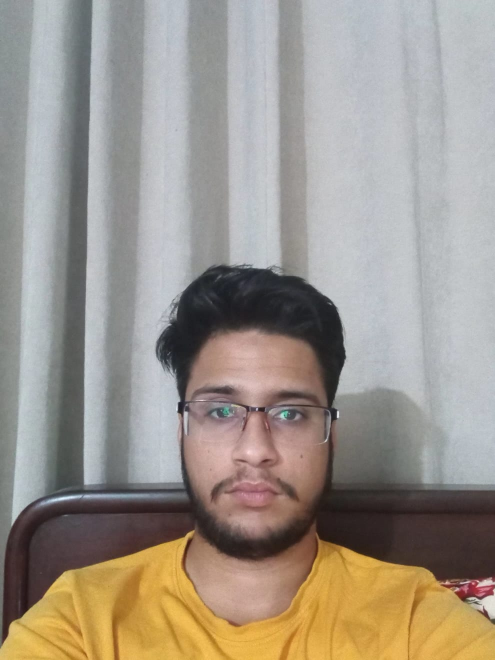
#> input picture new_wasif1.jpg, 990 x 1320 px, given in place of new_video8.mp4, which was not available (shown at 1/2 size)
$ python preprocessing_video3.py
#> lines starting #> are read from the running program, lines starting #| are printed output that depends on the picture; pictures that were not available may be replaced by others from this repository, and a replacement may not be noted
import cv2
import numpy as np

# ------------------------------------------------------------
# PREPROCESSING PIPELINE (DENOISE + CLAHE + GAMMA + SHARPEN)
# ------------------------------------------------------------
def preprocess_frame(frame):
    # 1. Light denoising
    denoised = cv2.fastNlMeansDenoisingColored(frame, None, 5, 5, 7, 21)

    # 2. CLAHE (Improves contrast)
    lab = cv2.cvtColor(denoised, cv2.COLOR_BGR2LAB)
    l, a, b = cv2.split(lab)
    clahe = cv2.createCLAHE(clipLimit=2.0, tileGridSize=(8,8))
    l2 = clahe.apply(l)
    lab2 = cv2.merge((l2, a, b))
    clahe_bgr = cv2.cvtColor(lab2, cv2.COLOR_LAB2BGR)

    # 3. Gamma correction
    gamma = 1.15
    gamma_table = np.array([
        ((i / 255.0) ** (1/gamma)) * 255
        for i in range(256)
    ]).astype("uint8")
    corrected = cv2.LUT(clahe_bgr, gamma_table)

    # 4. Light sharpening
    kernel = np.array([[0, -1, 0],
                       [-1, 5, -1],
                       [0, -1, 0]])
    sharp = cv2.filter2D(corrected, -1, kernel)

    return sharp


# ------------------------------------------------------------
# VIDEO STABILIZATION (optical flow)
# ------------------------------------------------------------
def stabilize_frame(prev_gray, curr_gray, curr_frame, transform_matrix):
    flow = cv2.calcOpticalFlowFarneback(prev_gray, curr_gray, None,
                                        0.5, 3, 15, 3, 5, 1.2, 0)

    dx = np.mean(flow[..., 0])
    dy = np.mean(flow[..., 1])

    # Update transform matrix
    transform_matrix[0, 2] -= dx
    transform_matrix[1, 2] -= dy

    stabilized = cv2.warpAffine(curr_frame, transform_matrix[:2],
                                (curr_frame.shape[1], curr_frame.shape[0]),
                                flags=cv2.INTER_LINEAR)

    return stabilized, transform_matrix


# ------------------------------------------------------------
# MAIN SCRIPT — READ, PROCESS, STABILIZE, SAVE
# ------------------------------------------------------------
VIDEO_PATH = "new_video8.mp4"
OUTPUT_PATH = "preprocessed_output.mp4"

cap = cv2.VideoCapture(VIDEO_PATH)

fourcc = cv2.VideoWriter_fourcc(*"mp4v")
fps = cap.get(cv2.CAP_PROP_FPS)
w = int(cap.get(cv2.CAP_PROP_FRAME_WIDTH))
h = int(cap.get(cv2.CAP_PROP_FRAME_HEIGHT))

out = cv2.VideoWriter(OUTPUT_PATH, fourcc, fps, (w, h))

prev_gray = None
transform_matrix = np.eye(3)

frame_count = 0

while True:
    ret, frame = cap.read()
#> frame is the input picture: shape (1320, 990, 3); mean B, G, R 139, 149, 157.3
    if not ret:
        break

    frame_count += 1

    # Convert to grayscale for stabilization
    gray = cv2.cvtColor(frame, cv2.COLOR_BGR2GRAY)
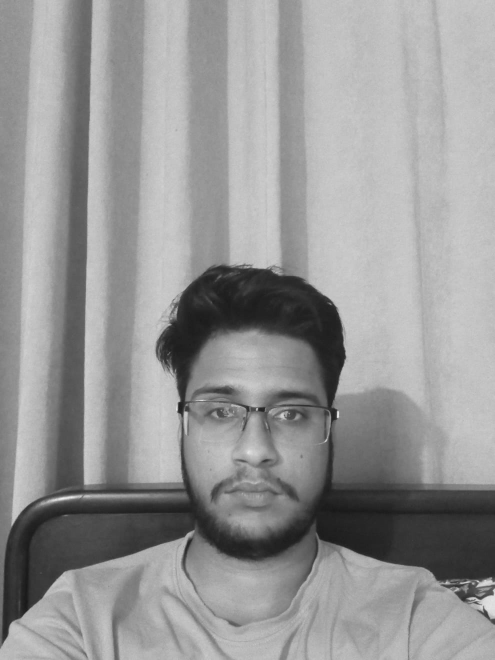
#> gray: shape (1320, 990) (shown at 1/2 size); min 23, max 254, mean 150.4

    if prev_gray is None:
        stabilized = frame.copy()
    else:
        stabilized, transform_matrix = stabilize_frame(prev_gray, gray, frame, transform_matrix)

    prev_gray = gray

    # Apply image enhancement
    processed = preprocess_frame(stabilized)
#> in preprocess_frame, `lab = cv2.cvtColor(denoised, cv2.COLOR_BGR2LAB)`: lab: shape (1320, 990, 3); mean of channels 0, 1, 2 157.2, 130.4, 134.5
#> in preprocess_frame, `l, a, b = cv2.split(lab)`:
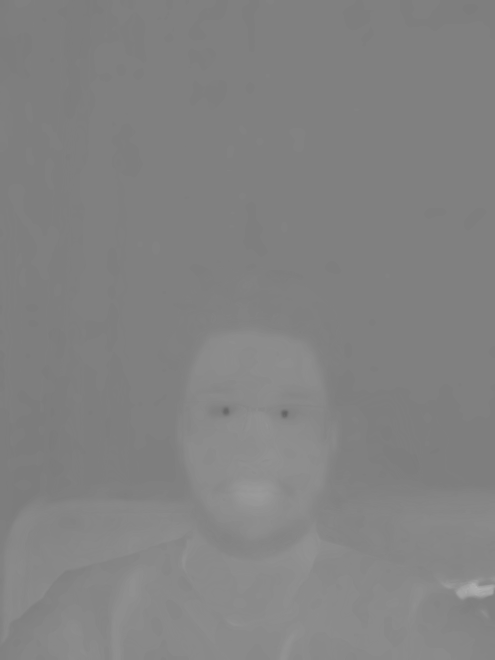
#> a: shape (1320, 990) (shown at 1/2 size); min 99, max 182, mean 130.4
#> in preprocess_frame, `l, a, b = cv2.split(lab)`:
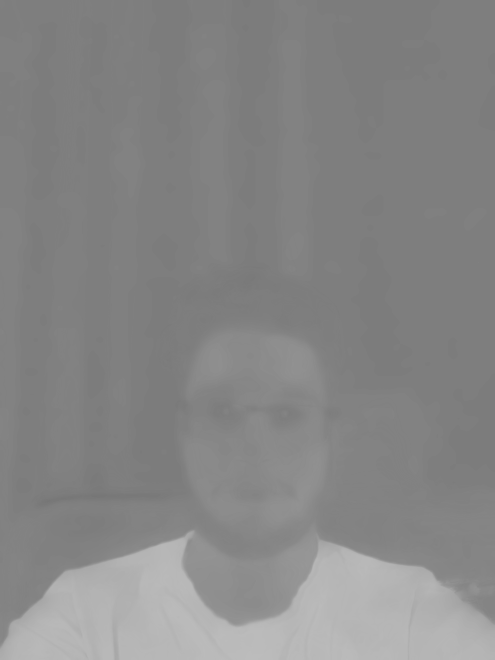
#> b: shape (1320, 990) (shown at 1/2 size); min 118, max 188, mean 134.5
#> in preprocess_frame, `l2 = clahe.apply(l)`:
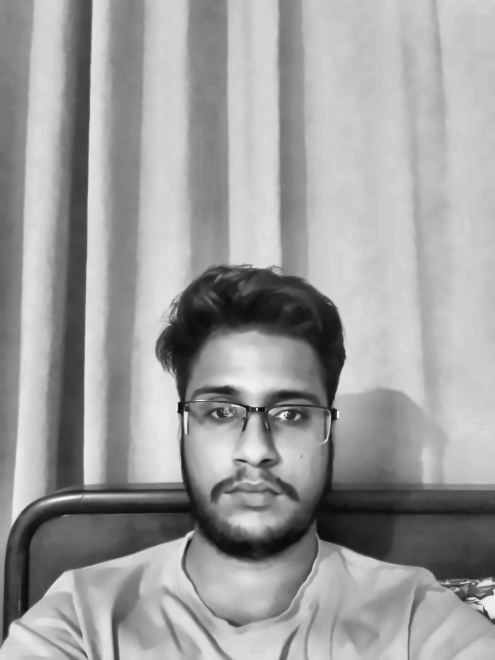
#> l2: shape (1320, 990) (shown at 1/2 size); min 8, max 255, mean 157.4
#> in preprocess_frame, `lab2 = cv2.merge((l2, a, b))`: lab2: shape (1320, 990, 3); mean of channels 0, 1, 2 157.4, 130.4, 134.5
#> in preprocess_frame, `clahe_bgr = cv2.cvtColor(lab2, cv2.COLOR_LAB2BGR)`:
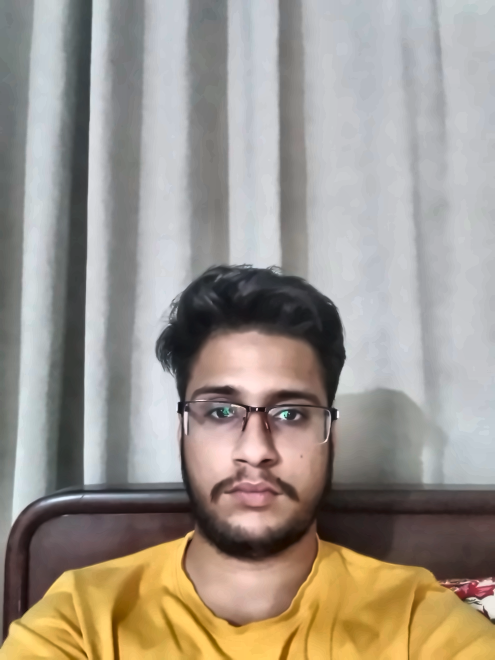
#> clahe_bgr: shape (1320, 990, 3) (shown at 1/2 size); mean B, G, R 139.3, 149.5, 158

    # Write to output file
    out.write(processed)

    # Optional preview
    preview = cv2.resize(processed, (640, 360))
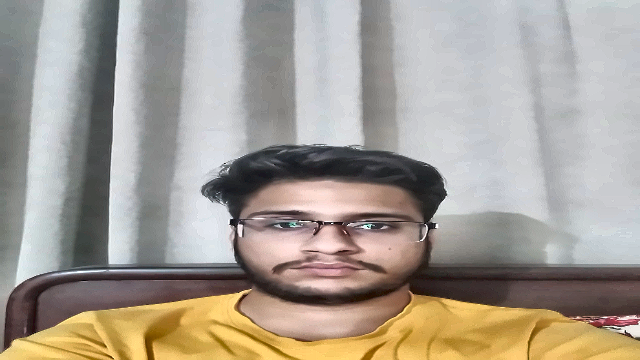
#> preview: shape (360, 640, 3); mean B, G, R 148.2, 158.2, 166.1
    cv2.imshow("Preprocessed Output", preview)
    if cv2.waitKey(1) & 0xFF == ord("q"):
#> (key q is pressed here)
        break

cap.release()
out.release()
cv2.destroyAllWindows()

print("Saved:", OUTPUT_PATH)
